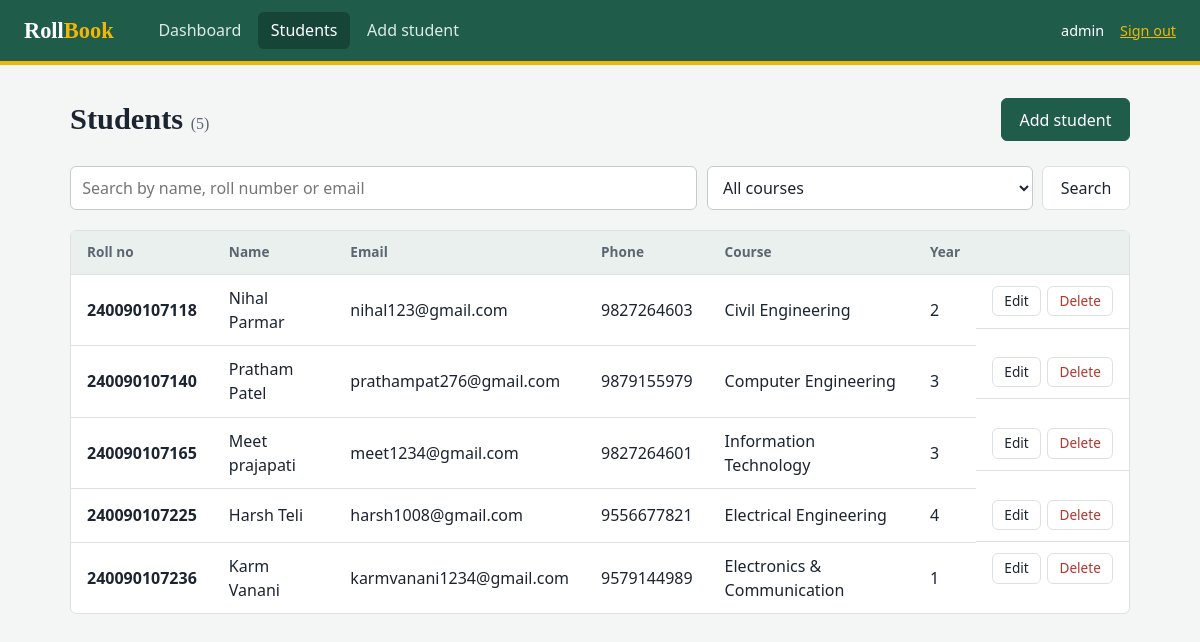
The app's page /students (signed in) with its own data.
### tables this page shows
CREATE TABLE students (
            id         INTEGER PRIMARY KEY AUTOINCREMENT,
            roll_no    TEXT NOT NULL UNIQUE,
            name       TEXT NOT NULL,
            email      TEXT NOT NULL,
            phone      TEXT,
            course     TEXT NOT NULL,
            year       INTEGER NOT NULL,
            created_at TEXT DEFAULT CURRENT_TIMESTAMP
        );

### app.py (the view)
@app.route("/students")
@login_required
def students():
    q = request.args.get("q", "").strip()
    course = request.args.get("course", "").strip()
    sql = "SELECT * FROM students WHERE 1=1"
    params = []
    if q:
        sql += " AND (name LIKE ? OR roll_no LIKE ? OR email LIKE ?)"
        params += [f"%{q}%"] * 3
    if course:
        sql += " AND course = ?"
        params.append(course)
    sql += " ORDER BY roll_no"
    rows = get_db().execute(sql, params).fetchall()
    return render_template("students.html", students=rows, q=q,
                           course=course, courses=COURSES)

### app.py (called while the page is built)
def get_db():
    if "db" not in g:
        g.db = sqlite3.connect(DATABASE)
        g.db.row_factory = sqlite3.Row
    return g.db

def login_required(view):
    @wraps(view)
    def wrapped(*args, **kwargs):
        if "user_id" not in session:
            flash("Please sign in to continue.", "error")
            return redirect(url_for("login"))
        return view(*args, **kwargs)
    return wrapped

### templates/students.html (shortened to what this page needs)
{% extends "base.html" %}
{% block content %}
<div class="head">
  <h1>Students <small>({{ students|length }})</small></h1>
  <a class="btn primary" href="{{ url_for('add_student') }}">Add student</a>
</div>
<form class="filters" method="get">
  <input name="q" value="{{ q }}" placeholder="Search by name, roll number or email">
  <select name="course">
    <option value="">All courses</option>
  </select>
  <button class="btn" type="submit">Search</button>
</form>
{% if students %}
<div class="table-wrap">
  <table>
    <thead>
      <tr><th>Roll no</th><th>Name</th><th>Email</th><th>Phone</th><th>Course</th><th>Year</th><th></th></tr>
    </thead>
    <tbody>
    {% for s in students %}
      <tr>
        <td class="roll">{{ s.roll_no }}</td>
        <td>{{ s.name }}</td>
        <td>{{ s.email }}</td>
        <td>{{ s.phone or '—' }}</td>
        <td>{{ s.course }}</td>
        <td>{{ s.year }}</td>
        <td class="actions">
          <a class="btn small" href="{{ url_for('edit_student', student_id=s.id) }}">Edit</a>
          <form method="post" action="{{ url_for('delete_student', student_id=s.id) }}"
                onsubmit="return confirm('Delete this student? This cannot be undone.');">
            <button class="btn small danger" type="submit">Delete</button>
          </form>
        </td>
      </tr>
    {% endfor %}
    </tbody>
  </table>
</div>
{% else %}
  <p class="empty big">
    {% if q or course %}No students match your search. Try a different name or clear the filters.
    {% else %}No students yet. <a href="{{ url_for('add_student') }}">Add the first student.</a>{% endif %}
  </p>
{% endif %}
{% endblock %}

### static/style.css (style rules this page uses)
:root { --ink: #1b2430; --ink-soft: #5b6672; --paper: #f4f6f5; --card: #ffffff; --line: #dde2e0; --green: #1f5c4a; --green-dark: #164538; --chalk: #f2b705; --red: #b3372f; --radius: 6px; }
* { box-sizing: border-box; }
html, body { margin: 0; }
body { background: var(--paper); color: var(--ink); font: 16px/1.5 "Segoe UI", system-ui, -apple-system, Roboto, sans-serif; }
h1, h2, .brand { font-family: Georgia, "Times New Roman", serif; }
h1 { font-size: 1.9rem; margin: 0; }
h1 small { font-size: 1rem; color: var(--ink-soft); font-weight: normal; }
a { color: var(--green); }
.head { display: flex; justify-content: space-between; align-items: center; margin-bottom: 1.5rem; gap: 1rem; }
.btn { display: inline-block; font: inherit; cursor: pointer; text-decoration: none; padding: .55rem 1.1rem; border-radius: var(--radius); border: 1px solid var(--line); background: var(--card); color: var(--ink); }
.btn.primary { background: var(--green); border-color: var(--green); color: #fff; }
.btn.danger { color: var(--red); }
.btn.small { padding: .25rem .7rem; font-size: .85rem; }
input, select { width: 100%; font: inherit; padding: .55rem .7rem; border: 1px solid #c4ccc9; border-radius: var(--radius); background: #fff; color: var(--ink); }
.filters { display: flex; gap: .6rem; margin-bottom: 1.25rem; flex-wrap: wrap; }
.filters input { flex: 2; min-width: 220px; }
.filters select { flex: 1; min-width: 180px; width: auto; }
.table-wrap { background: var(--card); border: 1px solid var(--line); border-radius: var(--radius); overflow-x: auto; }
table { border-collapse: collapse; width: 100%; min-width: 760px; }
th, td { text-align: left; padding: .7rem 1rem; border-bottom: 1px solid var(--line); }
th { background: #eaf0ee; font-size: .85rem; color: var(--ink-soft); }
tbody tr:last-child td { border-bottom: none; }
td.roll { font-weight: 600; white-space: nowrap; }
td.actions { display: flex; gap: .4rem; justify-content: flex-end; }
td.actions form { margin: 0; }

### records on screen
students: roll_no "240090107118", name "Nihal Parmar", email "nihal123@gmail.com", phone "9827264603", course "Civil Engineering", year "2"
students: roll_no "240090107140", name "Pratham Patel", email "prathampat276@gmail.com", phone "9879155979", course "Computer Engineering", year "3"
students: roll_no "240090107165", name "Meet prajapati", email "meet1234@gmail.com", phone "9827264601", course "Information Technology", year "3"
students: roll_no "240090107225", name "Harsh Teli", email "harsh1008@gmail.com", phone "9556677821", course "Electrical Engineering", year "4"
students: roll_no "240090107236", name "Karm Vanani", email "karmvanani1234@gmail.com", phone "9579144989", course "Electronics & Communication", year "1"

### other values on screen
{{ session['username'] }} "admin"
{{ students|length }} "5"
